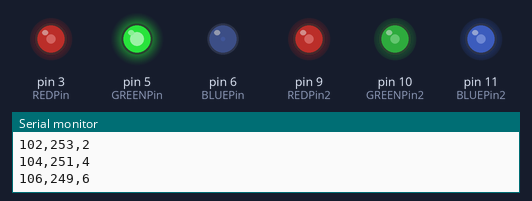
Simulated run of this sketch. Board: Arduino Uno, built with avr-gcc and run on an emulated ATmega328P. Parts: output pins drawn as LEDs (lit = HIGH), the last lines printed to the serial monitor.

Above: at 0.05 s.
At 1.3 s:
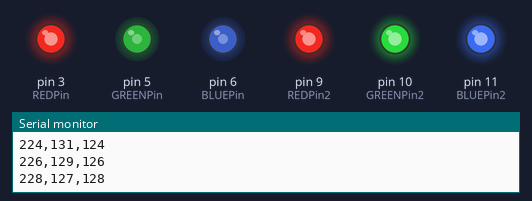
At 2.6 s:
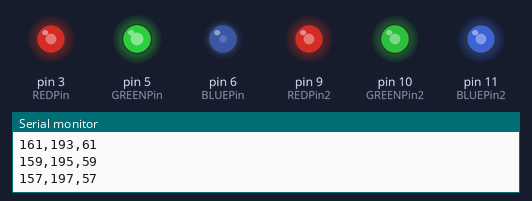
Timing chart, 0 to 7.4 s (numbered marks = the images above):
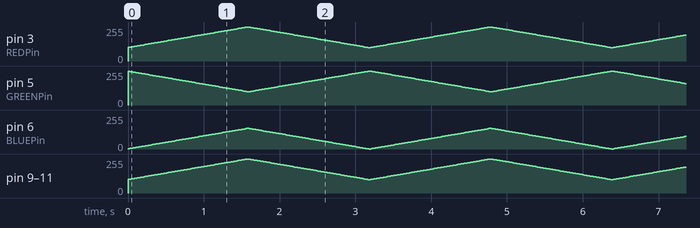

The sketch:

A0702_RGBLED.ino
```cpp
int REDPin = 3;
int GREENPin = 5;
int BLUEPin = 6;
int REDPin2 = 9;
int GREENPin2 = 10;
int BLUEPin2 = 11;
int brightness = 100;
int brightness2 = 255;
int increment = 2;


void setup(){
  pinMode(REDPin, OUTPUT);
  pinMode(GREENPin, OUTPUT);
  pinMode(BLUEPin, OUTPUT);
  pinMode(REDPin2, OUTPUT);
  pinMode(GREENPin2, OUTPUT);
  pinMode(BLUEPin2, OUTPUT);
  Serial.begin(9600);
}


void loop(){
  brightness = brightness + increment;
  brightness2 = brightness2 - increment;

  if (brightness <= 100 || brightness >= 255){
    increment = -increment;
  }
  brightness = constrain(brightness, 100, 255);
  analogWrite(REDPin, brightness);
  analogWrite(GREENPin, brightness2);
  analogWrite(BLUEPin, brightness-100);

  analogWrite(REDPin2, brightness);
  analogWrite(GREENPin2, brightness);
  analogWrite(BLUEPin2, brightness);

  Serial.print(brightness);
  Serial.print(",");
  Serial.print(brightness2);
  Serial.print(",");
  Serial.print(brightness-100);
  Serial.println();

  delay(20);
}
```
